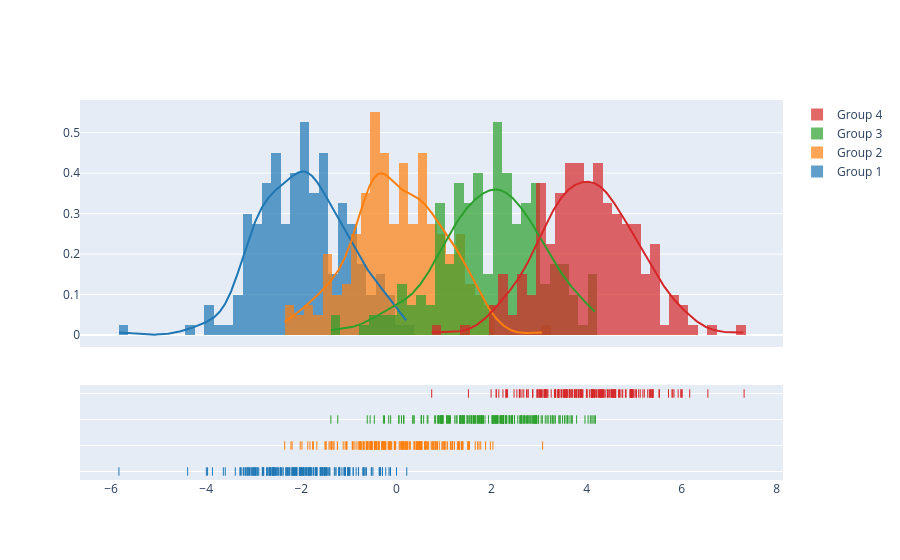

This figure's notebook cell:
### Code cell
import plotly.figure_factory as ff

# Add histogram data
x1 = np.random.randn(200) - 2
x2 = np.random.randn(200)
x3 = np.random.randn(200) + 2
x4 = np.random.randn(200) + 4

# Group data together
hist_data = [x1, x2, x3, x4]

group_labels = ['Group 1', 'Group 2', 'Group 3', 'Group 4']

# Create distplot with custom bin_size
fig = ff.create_distplot(hist_data, group_labels, bin_size=.2)
fig.show()

### Figure 1 — Plotly figure (JSON) as saved in the notebook; plotly's stock layout.template omitted (floating-point values rounded to 4 significant figures; data arrays with more than 128 entries replaced by an {"elided": "..."} marker saying what was removed)
{"data": [{"autobinx": false, "histnorm": "probability density", "legendgroup": "Group 1", "marker": {"color": "rgb(31, 119, 180)"}, "name": "Group 1", "opacity": 0.7, "type": "histogram", "x": {"elided": "200 float values"}, "xaxis": "x", "xbins": {"end": 0.2177, "size": 0.2, "start": -5.836}, "yaxis": "y"}, {"autobinx": false, "histnorm": "probability density", "legendgroup": "Group 2", "marker": {"color": "rgb(255, 127, 14)"}, "name": "Group 2", "opacity": 0.7, "type": "histogram", "x": {"elided": "200 float values"}, "xaxis": "x", "xbins": {"end": 3.076, "size": 0.2, "start": -2.349}, "yaxis": "y"}, {"autobinx": false, "histnorm": "probability density", "legendgroup": "Group 3", "marker": {"color": "rgb(44, 160, 44)"}, "name": "Group 3", "opacity": 0.7, "type": "histogram", "x": {"elided": "200 float values"}, "xaxis": "x", "xbins": {"end": 4.185, "size": 0.2, "start": -1.378}, "yaxis": "y"}, {"autobinx": false, "histnorm": "probability density", "legendgroup": "Group 4", "marker": {"color": "rgb(214, 39, 40)"}, "name": "Group 4", "opacity": 0.7, "type": "histogram", "x": {"elided": "200 float values"}, "xaxis": "x", "xbins": {"end": 7.313, "size": 0.2, "start": 0.7422}, "yaxis": "y"}, {"legendgroup": "Group 1", "marker": {"color": "rgb(31, 119, 180)"}, "mode": "lines", "name": "Group 1", "showlegend": false, "type": "scatter", "x": {"elided": "500 float values"}, "xaxis": "x", "y": {"elided": "500 float values"}, "yaxis": "y"}, {"legendgroup": "Group 2", "marker": {"color": "rgb(255, 127, 14)"}, "mode": "lines", "name": "Group 2", "showlegend": false, "type": "scatter", "x": {"elided": "500 float values"}, "xaxis": "x", "y": {"elided": "500 float values"}, "yaxis": "y"}, {"legendgroup": "Group 3", "marker": {"color": "rgb(44, 160, 44)"}, "mode": "lines", "name": "Group 3", "showlegend": false, "type": "scatter", "x": {"elided": "500 float values"}, "xaxis": "x", "y": {"elided": "500 float values"}, "yaxis": "y"}, {"legendgroup": "Group 4", "marker": {"color": "rgb(214, 39, 40)"}, "mode": "lines", "name": "Group 4", "showlegend": false, "type": "scatter", "x": {"elided": "500 float values"}, "xaxis": "x", "y": {"elided": "500 float values"}, "yaxis": "y"}, {"legendgroup": "Group 1", "marker": {"color": "rgb(31, 119, 180)", "symbol": "line-ns-open"}, "mode": "markers", "name": "Group 1", "showlegend": false, "type": "scatter", "x": {"elided": "200 float values"}, "xaxis": "x", "y": {"elided": "200 str values"}, "yaxis": "y2"}, {"legendgroup": "Group 2", "marker": {"color": "rgb(255, 127, 14)", "symbol": "line-ns-open"}, "mode": "markers", "name": "Group 2", "showlegend": false, "type": "scatter", "x": {"elided": "200 float values"}, "xaxis": "x", "y": {"elided": "200 str values"}, "yaxis": "y2"}, {"legendgroup": "Group 3", "marker": {"color": "rgb(44, 160, 44)", "symbol": "line-ns-open"}, "mode": "markers", "name": "Group 3", "showlegend": false, "type": "scatter", "x": {"elided": "200 float values"}, "xaxis": "x", "y": {"elided": "200 str values"}, "yaxis": "y2"}, {"legendgroup": "Group 4", "marker": {"color": "rgb(214, 39, 40)", "symbol": "line-ns-open"}, "mode": "markers", "name": "Group 4", "showlegend": false, "type": "scatter", "x": {"elided": "200 float values"}, "xaxis": "x", "y": {"elided": "200 str values"}, "yaxis": "y2"}], "layout": {"barmode": "overlay", "hovermode": "closest", "legend": {"traceorder": "reversed"}, "xaxis": {"anchor": "y2", "domain": [0.0, 1.0], "zeroline": false}, "yaxis": {"anchor": "free", "domain": [0.35, 1], "position": 0.0}, "yaxis2": {"anchor": "x", "domain": [0, 0.25], "dtick": 1, "showticklabels": false}}}
